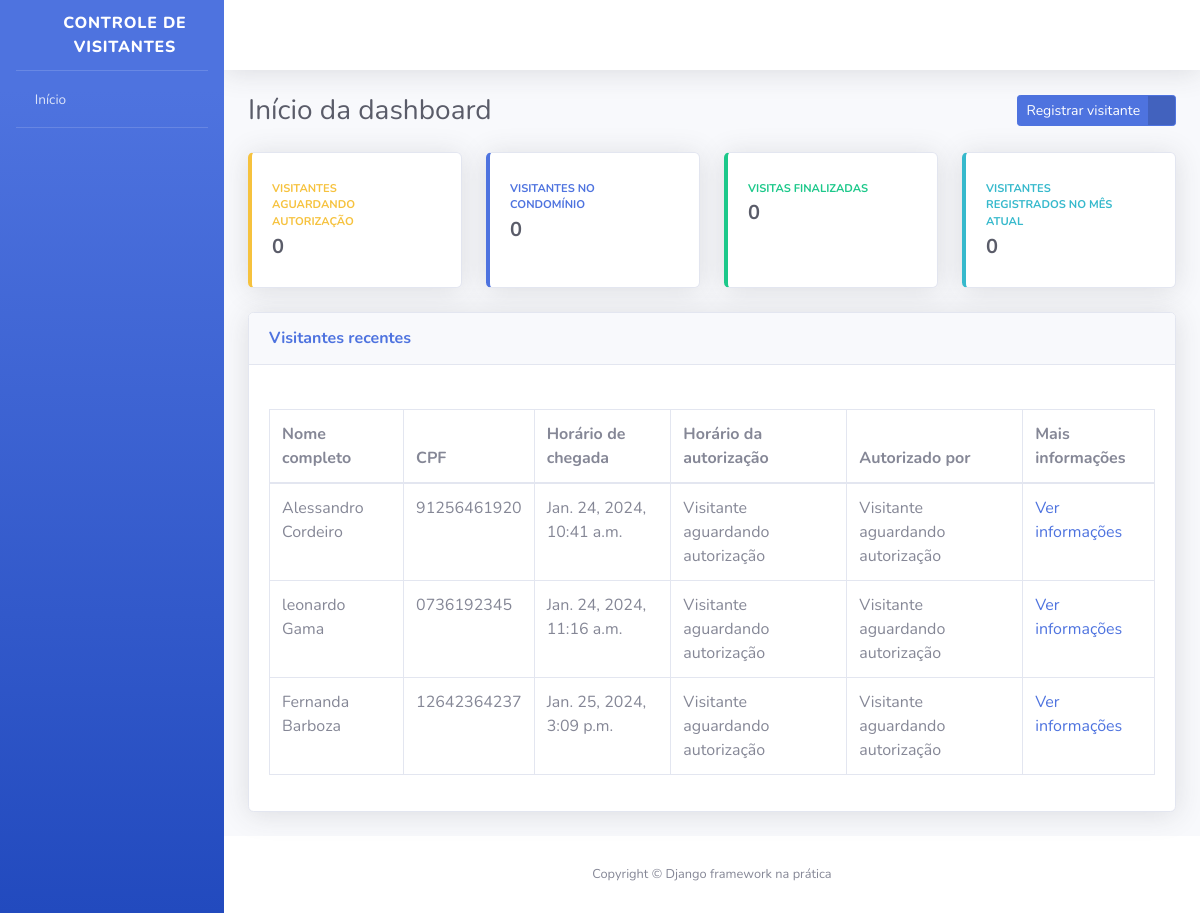
Before: / with the older database file.
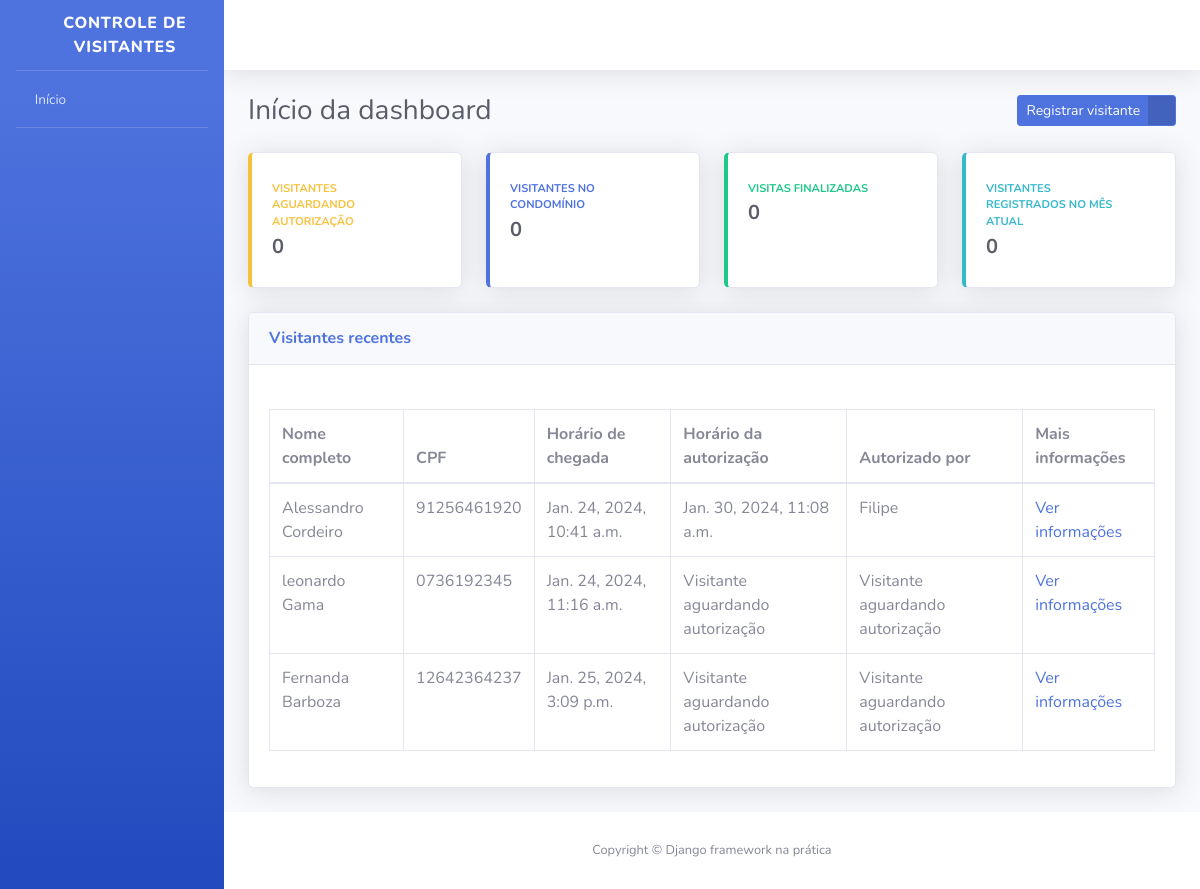
After: the same page with the newer database file.
### visitantes/models.py (models this page shows, shortened)
class Visitante(models.Model):
    STATUS_VISITANTE = [
        ("AGUARDANDO", "Aguardando autorização"),
        ("EM_VISITA", "Em visita"),
        ("FINALIZADO", "Visita finalizada")
    ]
    status = models.CharField(
        verbose_name = "Status",
        max_length = 10,
        choices = STATUS_VISITANTE,
        default = "AGUARDANDO"
    )
    nome_completo = models.CharField(
    verbose_name = "Nome completo",
    max_length = 194
    )
    cpf = models.CharField(
        verbose_name = "CPF",
        max_length = 11
    )
    data_nascimento = models.DateField( verbose_name = "Data de nascimento", auto_now=False, auto_now_add=False)
    numero_casa = models.PositiveBigIntegerField(
        verbose_name = "Número da casa a ser visitada",
    )
    placa_veiculo = models.CharField(
        verbose_name = "Placa de veículo",
        max_length = 7,
        blank = True,
        null = True
    )
    horario_chegada = models.DateTimeField(
        verbose_name = "Horário de chegada na portaria",
        auto_now_add = True
    )
    horario_saida = models.DateTimeField(
        verbose_name = "Horário de saída do condomínio",
        auto_now = False,
        blank = True,
        null = True
    )
    horario_autorizacao = models.DateTimeField(
        verbose_name = "Horário de autorirazão de entrada",
        auto_now = False,
        blank = True,
        null = True
    )
    morador_responsavel = models.CharField(
        verbose_name = "Nome do morador responsável por autorizar a entrada do visitante",
        max_length = 194,
        blank = True
    )
    registrado_por = models.ForeignKey(
        "porteiros.Porteiro",
        verbose_name = "Porteiro responsável pelo registro",
        on_delete = models.PROTECT
    )
    def get_horario_autorizacao(self):
        if self.horario_autorizacao:
            return self.horario_autorizacao
        return "Visitante aguardando autorização"
    def get_morador_responsavel(self):
        if self.morador_responsavel:
            return self.morador_responsavel
        return "Visitante aguardando autorização"
    class Meta:
        verbose_name = "Visitante"
        verbose_name_plural = "Visitantes"
        db_table = "visitante"

### usuarios/views.py (the view)
def index(request):
    todos_visitantes = Visitante.objects.all
    context = {
        "nome_pagina": "Início da dashboard",
        "todos_visitantes": todos_visitantes,
    }
    return render(request, "index.html", context)

### templates/index.html (shortened to what the changed rows need)
{% extends "base.html" %}
{% block conteudo %}
<div class="container-fluid">
    <div class="d-sm-flex align-items-center justify-content-between mb-4">
        <h1 class="h3 mb-0 text-gray-800">{{ nome_pagina }}</h1>
    </div>
    <div class="card shadow mb-4">
        <div class="card-body">
            <div class="table-responsive">
                <table class="table table-bordered">
                    <thead>
                        <th>Nome completo</th>
                        <th>CPF</th>
                        <th>Horário de chegada</th>
                        <th>Horário da autorização</th>
                        <th>Autorizado por</th>
                        <th>Mais informações</th>
                    </thead>
                    <tbody>
                      {% for visitante in todos_visitantes %}
                        <tr>
                            <td>{{ visitante.nome_completo }}</td>
                            <td>{{ visitante.cpf }}</td>
                            <td>{{ visitante.horario_chegada  }}</td>
                            <td>{{ visitante.get_horario_autorizacao  }}</td>
                            <td>{{ visitante.get_morador_responsavel }}</td>
                            <td>
                                <a href="{% url 'informacoes_visitante' id=visitante.id %}">
                                    Ver informações
                                </a>
                            </td>
                        </tr>
                      {% endfor %}
                    </tbody>
                </table>
            </div>
        </div>
    </div>
</div>
{% endblock conteudo %}

Changed rows visible on the page:
changed Visitante "Alessandro Cordeiro": get_horario_autorizacao "Visitante aguardando autorização" → "Jan. 30, 2024, 11:08 a.m."; get_morador_responsavel "Visitante aguardando autorização" → "Filipe"
